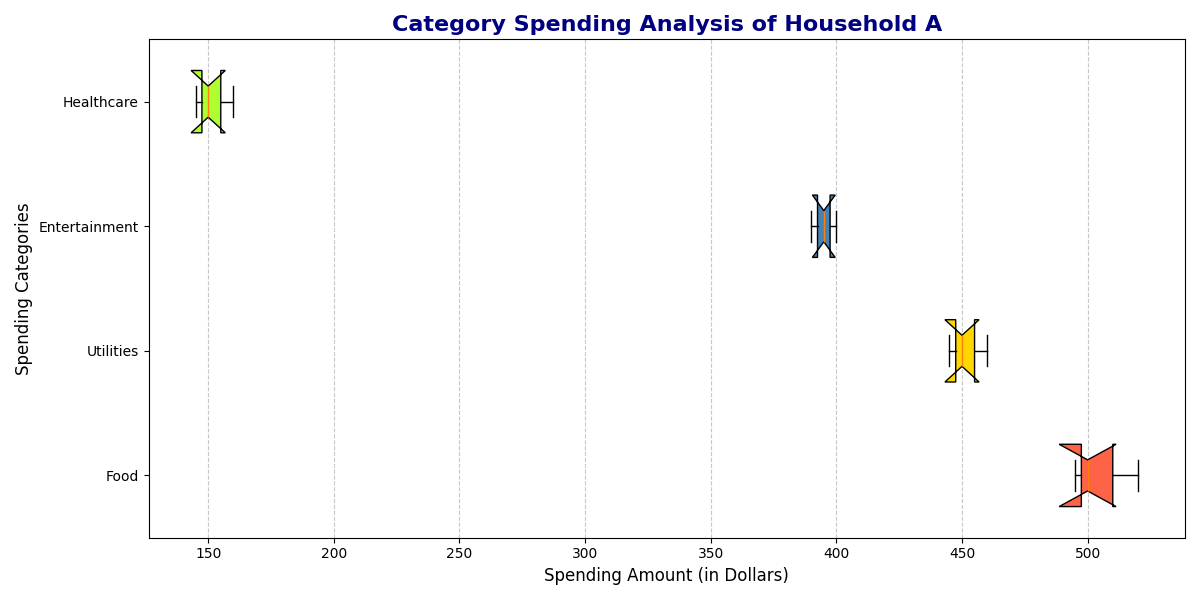

Generate this figure with Python:
import matplotlib.pyplot as plt
import numpy as np

# Backstory: Analysis of Monthly Spending on Different Categories Across Three Households
# Topic: Comparing monthly spending habits across households
# The categories are Food, Utilities, Entertainment, and Healthcare

# Data for each household (in dollars)
household_a_spending = [500, 450, 400, 150, 200, 450, 320, 100, 350, 420, 280, 370]
household_b_spending = [520, 460, 390, 160, 210, 460, 310, 90, 340, 430, 270, 365]
household_c_spending = [495, 445, 395, 145, 195, 455, 325, 95, 345, 415, 275, 360]

# Aggregate data for box plot
spending_data = [household_a_spending, household_b_spending, household_c_spending]

# Categories labels
categories = ['Food', 'Utilities', 'Entertainment', 'Healthcare']

# Combine category spending data for box plot
food_spending = [500, 520, 495]
utilities_spending = [450, 460, 445]
entertainment_spending = [400, 390, 395]
healthcare_spending = [150, 160, 145]
# total monthly spending
aggregate_spending = [household_a_spending, household_b_spending, household_c_spending]

# Create a horizontal box plot
fig, ax = plt.subplots(figsize=(12, 8))
box = ax.boxplot(aggregate_spending, vert=False, patch_artist=True, 
                 labels=['Household A', 'Household B', 'Household C'], 
                 notch=True, whis=1.5)

# Set custom colors for each box
colors = ['#87CEEB', '#FFA07A', '#98FB98']
for patch, color in zip(box['boxes'], colors):
    patch.set_facecolor(color)

# Set title and labels
ax.set_title('Monthly Spending Analysis of Three Households', fontsize=16, fontweight='bold')
ax.set_xlabel('Spending Amount (in Dollars)', fontsize=12)
ax.set_ylabel('Households', fontsize=12)

# Add grid for better readability
ax.grid(axis='x', linestyle='--', alpha=0.7)

# Customize whiskers and caps
for whisker, cap in zip(box['whiskers'], box['caps']):
    whisker.set(color='gray', linewidth=1.5)
    cap.set(color='gray', linewidth=1.5)

# Customize medians
for median in box['medians']:
    median.set(color='blue', linewidth=2)

# Create a second subplot for category spending of Household A
fig, ax2 = plt.subplots(figsize=(12, 6))
data_category = [food_spending, utilities_spending, entertainment_spending, healthcare_spending]
ax2.boxplot(data_category, vert=False, patch_artist=True, 
            labels=categories, notch=True, widths=0.5)

# Customize the colors for each category
category_colors = ['#FF6347', '#FFD700', '#4682B4', '#ADFF2F']
boxes = ax2.patches
for patch, color in zip(boxes, category_colors):
    patch.set_facecolor(color)

# Set the y-ticks and labels
ax2.set_yticks(np.arange(1, len(categories) + 1))
ax2.set_yticklabels(categories)

# Title and labels
ax2.set_title('Category Spending Analysis of Household A', fontsize=16, fontweight='bold', color='navy')
ax2.set_xlabel('Spending Amount (in Dollars)', fontsize=12)
ax2.set_ylabel('Spending Categories', fontsize=12)

# Add grid for better readability
ax2.grid(axis='x', linestyle='--', alpha=0.7)

# Avoid overlapping and ensure the layout is tight
plt.tight_layout()

# Display the plot
plt.show()
